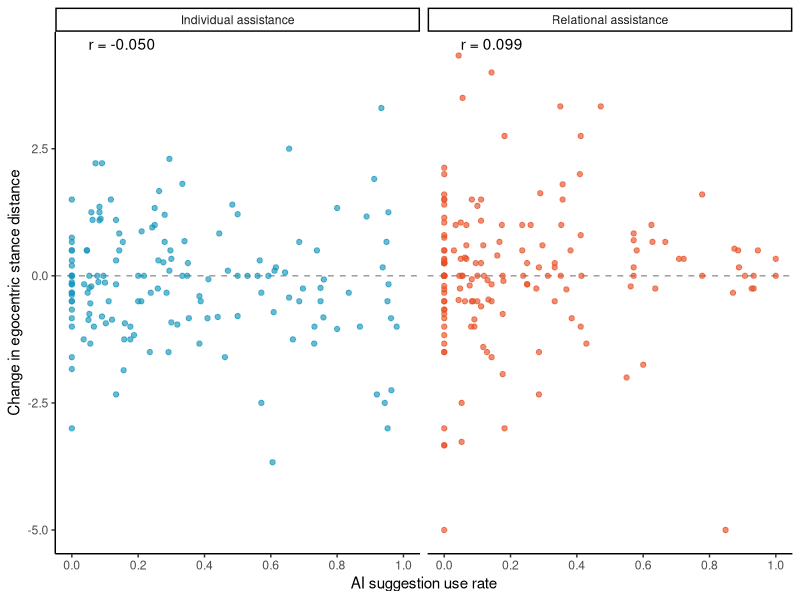

Reproduce this figure in R.
library(dplyr)
library(ggplot2)
keys <- c('SessionID','Condition','ParticipantID')
d <- read.csv('./csv/ParticipantData.csv') %>% 
  filter(Condition %in% c('personal','relational-static'))
a <- d %>% 
  filter(RoundID==1) %>% transmute(SessionID,Condition,ParticipantID,
  rate=ifelse(TotalMessageCount>0,
              (TotalCopiedSuggestion+TotalEditedSuggestion)/TotalMessageCount,NA_real_), initial=OpinionDifference)

b <- d %>% 
  filter(RoundID==5) %>% select(all_of(keys), final=OpinionDifference)

stopifnot(!anyDuplicated(a[keys]),!anyDuplicated(b[keys]))
p <- inner_join(a,b,by=keys) %>% 
  mutate(delta=final-initial,Condition=factor(Condition,levels=c('personal','relational-static'),
                                              labels=c('Individual assistance','Relational assistance')))
print(p %>% count(Condition))
q <- p %>% filter(is.finite(rate),is.finite(delta))
stats <- q %>% 
  group_by(Condition) %>% summarise(n=n(),r=cor(rate,delta,method='spearman'),
                                    p=cor.test(rate,delta,method='spearman',exact=FALSE)$p.value,.groups='drop')
print(stats)

print(ggplot(q,aes(rate,delta,colour=Condition)) + 
        geom_hline(yintercept=0,linetype=2,colour='grey60') + 
        geom_point(alpha=.65,size=1.5) + facet_wrap(~Condition) +
        geom_text(data=stats,aes(x=.05,y=Inf,label=sprintf('r = %.3f',r)),inherit.aes=FALSE,hjust=0,vjust=1.5) +
 scale_colour_manual(values=c('#1496BB','#E85125')) + scale_x_continuous(breaks=seq(0,1,.2)) + 
   labs(x='AI suggestion use rate',y='Change in egocentric stance distance') + 
   theme_classic() + theme(legend.position='none'))
